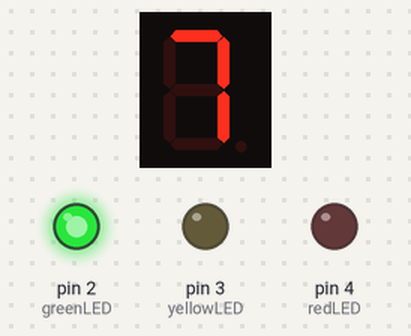
Bench run of a sketch on a simulated Arduino Uno, built with avr-gcc and run on an emulated ATmega328P. Parts: 1-digit seven-segment display, output pins drawn as LEDs (lit = HIGH). Wiring (inferred from the names in the program): 1-digit 7-segment display, segments lit when LOW: segments pin 6, pin 5, pin 12, pin 10, pin 9, pin 7, pin 8. The segment pins are drawn as the display they are named for; pins used as bus, display or sensor lines are not drawn.

Above: at 0.1 s.
At 5.1 s:
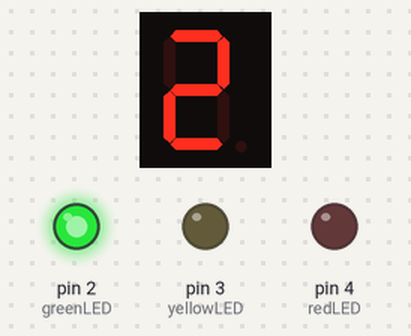
At 10.1 s:
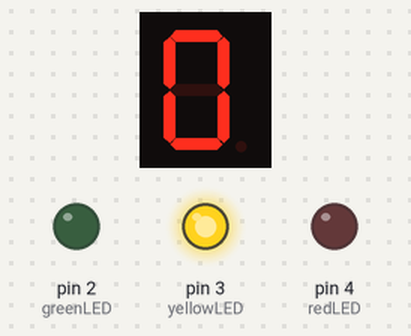
At 17.1 s:
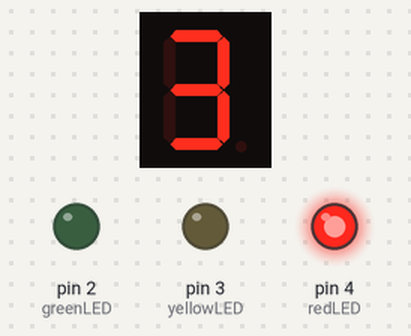
At 24.1 s:
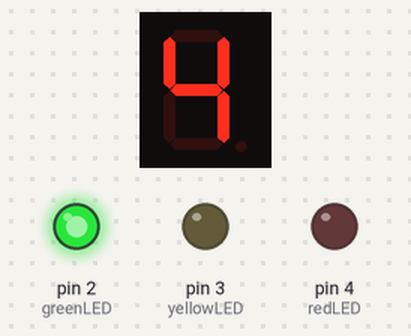
At 39.1 s:
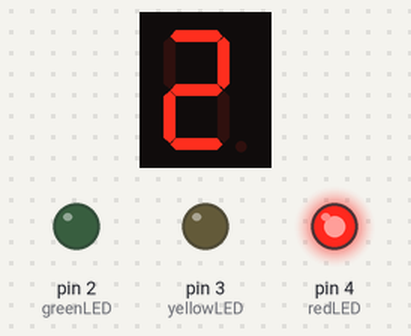
Timing chart, 0 to 40.0 s (numbered marks = the images above):
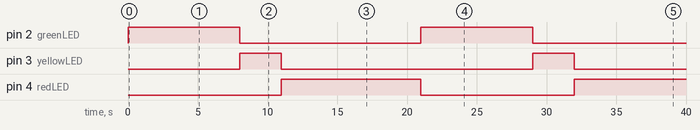

Measured:
- by itself, pin 2 (greenLED): alternates HIGH for 8.0 s and LOW for 13.0 s
- by itself, pin 3 (yellowLED): alternates HIGH for 3.0 s and LOW for 18.0 s
- by itself, pin 4 (redLED): LOW → HIGH at 11.0 s, → LOW 10.0 s later, → HIGH 11.0 s later
- what the display in image 1 shows lasts 1.0 s, from 5.0 s to 6.0 s

The sketch:

Bai4.ino
```cpp
int pinA = 6;
int pinB = 5;
int pinC = 12;
int pinD = 10;
int pinE = 9;
int pinF = 7;
int pinG = 8;
int greenLED = 2;
int yellowLED = 3;
int redLED = 4;

void setup() {
  pinMode(pinA, OUTPUT);
  pinMode(pinB, OUTPUT);
  pinMode(pinC, OUTPUT);
  pinMode(pinD, OUTPUT);
  pinMode(pinE, OUTPUT);
  pinMode(pinF, OUTPUT);
  pinMode(pinG, OUTPUT);
  pinMode(greenLED, OUTPUT);
  pinMode(yellowLED, OUTPUT);
  pinMode(redLED, OUTPUT);
}

void displayNumber(int number) {
  // Turn off all segments initially
  digitalWrite(pinA, HIGH);
  digitalWrite(pinB, HIGH);
  digitalWrite(pinC, HIGH);
  digitalWrite(pinD, HIGH);
  digitalWrite(pinE, HIGH);
  digitalWrite(pinF, HIGH);
  digitalWrite(pinG, HIGH);

  // Turn on the segments needed for each number
  switch (number) {
    case 0:
      digitalWrite(pinA, LOW);
      digitalWrite(pinB, LOW);
      digitalWrite(pinC, LOW);
      digitalWrite(pinD, LOW);
      digitalWrite(pinE, LOW);
digitalWrite(pinF, LOW);
      break;
    case 1:
      digitalWrite(pinB, LOW);
      digitalWrite(pinC, LOW);
      break;
    case 2:
      digitalWrite(pinA, LOW);
      digitalWrite(pinB, LOW);
      digitalWrite(pinD, LOW);
      digitalWrite(pinE, LOW);
      digitalWrite(pinG, LOW);
      break;
    case 3:
      digitalWrite(pinA, LOW);
      digitalWrite(pinB, LOW);
      digitalWrite(pinC, LOW);
      digitalWrite(pinD, LOW);
      digitalWrite(pinG, LOW);
      break;
    case 4:
      digitalWrite(pinB, LOW);
      digitalWrite(pinC, LOW);
      digitalWrite(pinF, LOW);
      digitalWrite(pinG, LOW);
      break;
    case 5:
      digitalWrite(pinA, LOW);
      digitalWrite(pinC, LOW);
      digitalWrite(pinD, LOW);
      digitalWrite(pinF, LOW);
      digitalWrite(pinG, LOW);
      break;
    case 6:
      digitalWrite(pinA, LOW);
      digitalWrite(pinC, LOW);
      digitalWrite(pinD, LOW);
      digitalWrite(pinE, LOW);
      digitalWrite(pinF, LOW);
      digitalWrite(pinG, LOW);
      break;
    case 7:
      digitalWrite(pinA, LOW);
      digitalWrite(pinB, LOW);
      digitalWrite(pinC, LOW);
      break;
    case 8:
      digitalWrite(pinA, LOW);
      digitalWrite(pinB, LOW);
      digitalWrite(pinC, LOW);
      digitalWrite(pinD, LOW);
      digitalWrite(pinE, LOW);
      digitalWrite(pinF, LOW);
      digitalWrite(pinG, LOW);
      break;
    case 9:
      digitalWrite(pinA, LOW);
      digitalWrite(pinB, LOW);
      digitalWrite(pinC, LOW);
      digitalWrite(pinD, LOW);
      digitalWrite(pinF, LOW);
      digitalWrite(pinG, LOW);
      break;
  }
}

void lightSequence(int ledPin, int duration) {
  digitalWrite(ledPin, HIGH); // Turn on the current LED
  for (int number = duration; number >= 0; --number) {
    displayNumber(number); // Display countdown number
    delay(1000); // Wait for a second
  }
  digitalWrite(ledPin, LOW); // Turn off the LED after the countdown
}

void loop() {
  lightSequence(greenLED, 7); // Green light for 7 seconds
  lightSequence(yellowLED, 2); // Yellow light for 2 seconds
  lightSequence(redLED, 9); // Red light for 9 seconds
}
```
